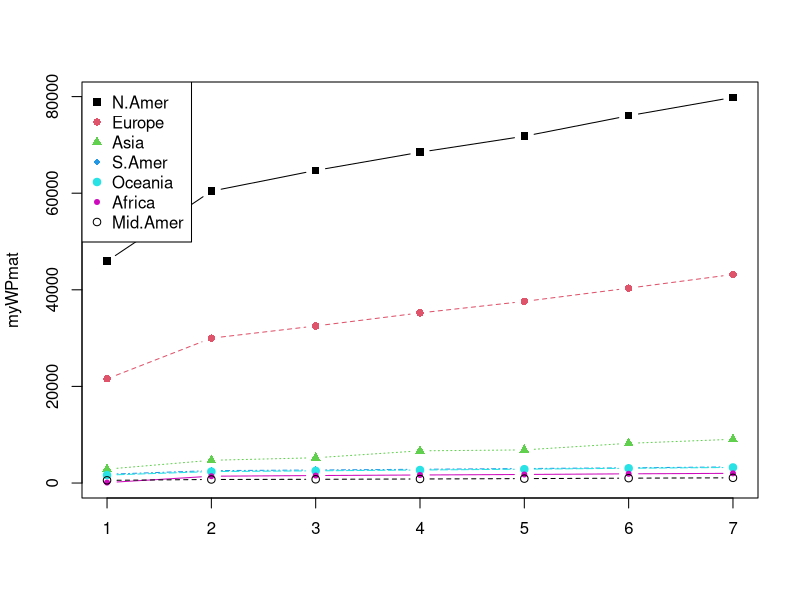

Reproduce this figure in R.
?matplot
WorldPhones
myWP=WorldPhones
myWPmat=as.matrix(myWP)
matplot(myWPmat,type="b",pch=15:22,col=c(1:6))
legend("topleft",legend=colnames(myWP),pch=15:22,col=c(1:6))
